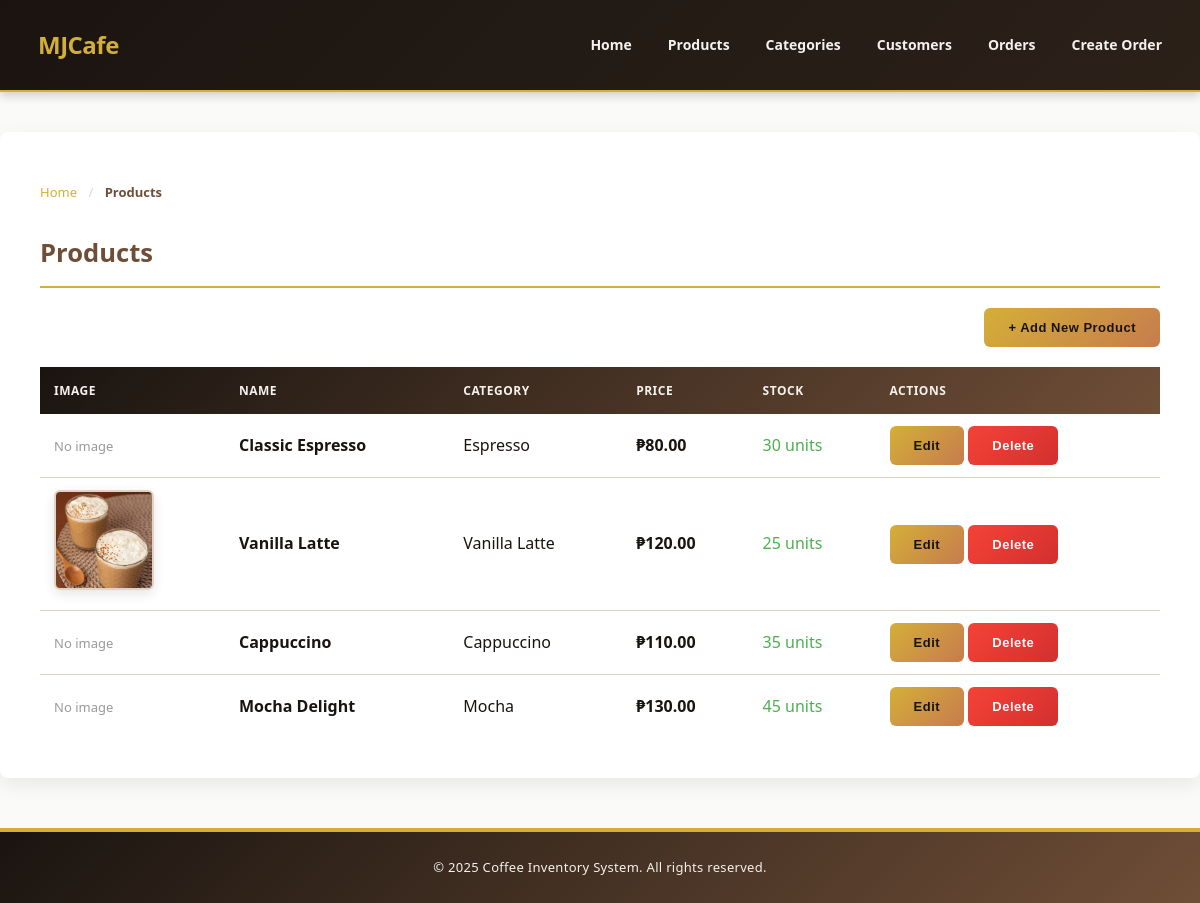
The page / on the database its author committed.
### tables this page shows
CREATE TABLE `products` (
  `product_id` int(11) NOT NULL,
  `product_name` varchar(255) NOT NULL,
  `price` decimal(10,2) NOT NULL,
  `category_id` int(11) NOT NULL,
  `image` varchar(255) DEFAULT NULL,
  `stock` int(11) DEFAULT 0
);

CREATE TABLE `categories` (
  `category_id` int(11) NOT NULL,
  `category_name` varchar(255) NOT NULL
);

### index.php (the view, shortened to what this page needs)
<?php
include 'database.php';
$result = $conn->query("SELECT p.*, c.category_name FROM products p
                        LEFT JOIN categories c ON p.category_id = c.category_id");
?>
<!DOCTYPE html>
<html>
<head>
    <link rel="stylesheet" href="style.css">
</head>
<body>
<?php include 'header.php'; ?>
<div class="container">
    <div class="breadcrumb">
        <span class="breadcrumb-item"><a href="home.php">Home</a></span>
        <span class="breadcrumb-separator">/</span>
        <span class="breadcrumb-item active">Products</span>
    </div>
    <h2>Products</h2>
    <div class="add-btn">
        <a href="add_product.php"><button class="btn-primary">+ Add New Product</button></a>
    </div>
    <?php
    $check = $conn->query("SELECT COUNT(*) as count FROM products");
    $count = $check->fetch_assoc()['count'];
    if($count == 0):
    ?>
        <div class="empty-state">
            <h2>No Products Found</h2>
            <p>Add your first coffee product to get started.</p>
            <a href="add_product.php" class="btn btn-primary">Add Product</a>
        </div>
    <?php else: ?>
    <table>
        <thead>
        <tr>
            <th>Image</th>
            <th>Name</th>
            <th>Category</th>
            <th>Price</th>
            <th>Stock</th>
            <th>Actions</th>
        </tr>
        </thead>
        <tbody>
        <?php while($row = $result->fetch_assoc()): ?>
        <tr>
            <td>
                <?php
                    $imageFile = 'uploads/' . $row['image'];
                    if(file_exists($imageFile) && $row['image'] != ""){
                        echo '<img src="' . $imageFile . '" class="product-img">';
                    } else {
                        echo '<span style="color: #999; font-size: 13px;">No image</span>';
                    }
                ?>
            </td>
            <td><strong><?php echo $row['product_name']; ?></strong></td>
            <td><?php echo $row['category_name'] ? $row['category_name'] : 'Uncategorized'; ?></td>
            <td><strong>₱<?php echo number_format($row['price'], 2); ?></strong></td>
            <td>
                <span style="<?php echo $row['stock'] < 10 ? 'color: #f44336; font-weight: bold;' : 'color: #4caf50;'; ?>">
                    <?php echo $row['stock']; ?> units
                </span>
            </td>
            <td>
                <a href="edit_product.php?id=<?php echo $row['product_id']; ?>"><button>Edit</button></a>
                <a href="delete_product.php?id=<?php echo $row['product_id']; ?>"
                   onclick="return confirm('Are you sure you want to delete this product?')">
                   <button style="background-color: #f44336;">Delete</button>
                </a>
            </td>
        </tr>
        <?php endwhile; ?>
        </tbody>
    </table>
    <?php endif; ?>
</div>
<?php include 'footer.php'; ?>
</body>
</html>

### header.php
<nav class="main-nav">
    <div class="nav-container">
        <div class="nav-logo">
            <a href="home.php" style="text-decoration: none; display: flex; align-items: center; gap: 0;">
                <span style="font-size: 24px; font-weight: 800; color: var(--secondary-gold); letter-spacing: -0.5px;">MJCafe</span>
            </a>
        </div>
        <div class="nav-links">
            <a href="home.php">Home</a>
            <a href="index.php">Products</a>
            <a href="manage_categories.php">Categories</a>
            <a href="manage_customers.php">Customers</a>
            <a href="view_orders.php">Orders</a>
            <a href="create_order.php">Create Order</a>
        </div>
    </div>
</nav>

### footer.php (shortened to what this page needs)
<footer>
    &copy; <?php echo date("Y"); ?> Coffee Inventory System. All rights reserved.
</footer>
</body>
</html>

### style.css (style rules this page uses)
:root { --primary-dark: #1a1410; --primary-brown: #6f4e37; --secondary-gold: #d4af37; --accent-warm: #c67c4e; --cream: #f5f1ed; --text-dark: #1a1410; --text-light: #8d6e63; --bg-light: #fafaf8; --bg-white: #ffffff; --border-color: #e0d4c4; --success: #4caf50; --danger: #f44336; }
* { margin: 0; padding: 0; box-sizing: border-box; }
body { font-family: 'Segoe UI', Tahoma, Geneva, Verdana, sans-serif; background: var(--bg-light); color: var(--text-dark); line-height: 1.6; scroll-behavior: smooth; }
nav, nav.main-nav { background: linear-gradient(135deg, var(--primary-dark) 0%, #2c2119 100%); padding: 0; text-align: center; box-shadow: 0 3px 10px rgba(0, 0, 0, 0.2); position: sticky; top: 0; z-index: 100; border-bottom: 2px solid var(--secondary-gold); }
.nav-container { max-width: 1200px; margin: 0 auto; display: flex; align-items: center; justify-content: space-between; padding: 0 20px; }
.nav-logo { flex-shrink: 0; padding: 12px 0; }
.nav-logo a { text-decoration: none; display: flex; align-items: center; }
.nav-links { display: flex; gap: 0; align-items: center; }
nav a { color: var(--cream); margin: 0; padding: 14px 18px; text-decoration: none; font-weight: 600; font-size: 14px; transition: color 0.3s ease; display: inline-block; position: relative; }
nav a::after { content: ''; position: absolute; bottom: 0; left: 0; width: 0; height: 2px; background: var(--secondary-gold); transition: width 0.3s ease; }
.container { max-width: 1200px; margin: 40px auto; background: var(--bg-white); padding: 40px; border-radius: 8px; box-shadow: 0 6px 20px rgba(0, 0, 0, 0.08); }
h1, h2 { color: var(--primary-brown); margin-bottom: 20px; }
h2 { font-size: 1.6em; border-bottom: 2px solid var(--secondary-gold); padding-bottom: 12px; }
table { width: 100%; border-collapse: collapse; margin-top: 20px; }
table thead { background: linear-gradient(135deg, var(--primary-dark) 0%, var(--primary-brown) 100%); color: var(--cream); }
table th { padding: 14px; text-align: left; font-weight: 700; letter-spacing: 0.5px; font-size: 12px; text-transform: uppercase; }
table td { padding: 12px 14px; border-bottom: 1px solid var(--border-color); }
table tbody tr { transition: background 0.3s ease; }
table tbody tr:last-child td { border-bottom: none; }
button, input[type="submit"], .btn, .btn-primary { background: linear-gradient(135deg, var(--secondary-gold) 0%, var(--accent-warm) 100%); color: var(--primary-dark); border: none; padding: 12px 24px; border-radius: 6px; cursor: pointer; font-size: 13px; font-weight: 700; transition: transform 0.3s ease, box-shadow 0.3s ease; text-decoration: none; display: inline-block; text-align: center; letter-spacing: 0.5px; }
button[style*="#f44336"], .danger-btn { background: linear-gradient(135deg, var(--danger) 0%, #d32f2f 100%); color: white; }
.breadcrumb { margin-bottom: 20px; padding: 10px 0; font-size: 13px; }
.breadcrumb-item { color: var(--text-light); }
.breadcrumb-item a { color: var(--secondary-gold); text-decoration: none; transition: color 0.3s ease; }
.breadcrumb-item.active { color: var(--primary-brown); font-weight: 700; }
.breadcrumb-separator { margin: 0 8px; color: var(--border-color); }
img.product-img { width: 100px; height: 100px; object-fit: cover; border-radius: 6px; box-shadow: 0 4px 12px rgba(0, 0, 0, 0.1); border: 2px solid var(--border-color); transition: transform 0.3s ease, box-shadow 0.3s ease; }
.add-btn { margin-bottom: 20px; text-align: right; }
.add-btn a { text-decoration: none; }
footer { background: linear-gradient(135deg, var(--primary-dark) 0%, var(--primary-brown) 100%); color: var(--cream); text-align: center; padding: 25px; margin-top: 50px; font-size: 13px; letter-spacing: 0.3px; border-top: 4px solid var(--secondary-gold); }

### rows shown on the page
products: shows "No image", product_name "Classic Espresso", category.category_name "Espresso", price "80.00", stock "30"
products: image (picture), product_name "Vanilla Latte", category.category_name "Vanilla Latte", price "120.00", stock "25"
products: image "No image", product_name "Cappuccino", category.category_name "Cappuccino", price "110.00", stock "35"
products: shows "No image", product_name "Mocha Delight", category.category_name "Mocha", price "130.00", stock "45"
